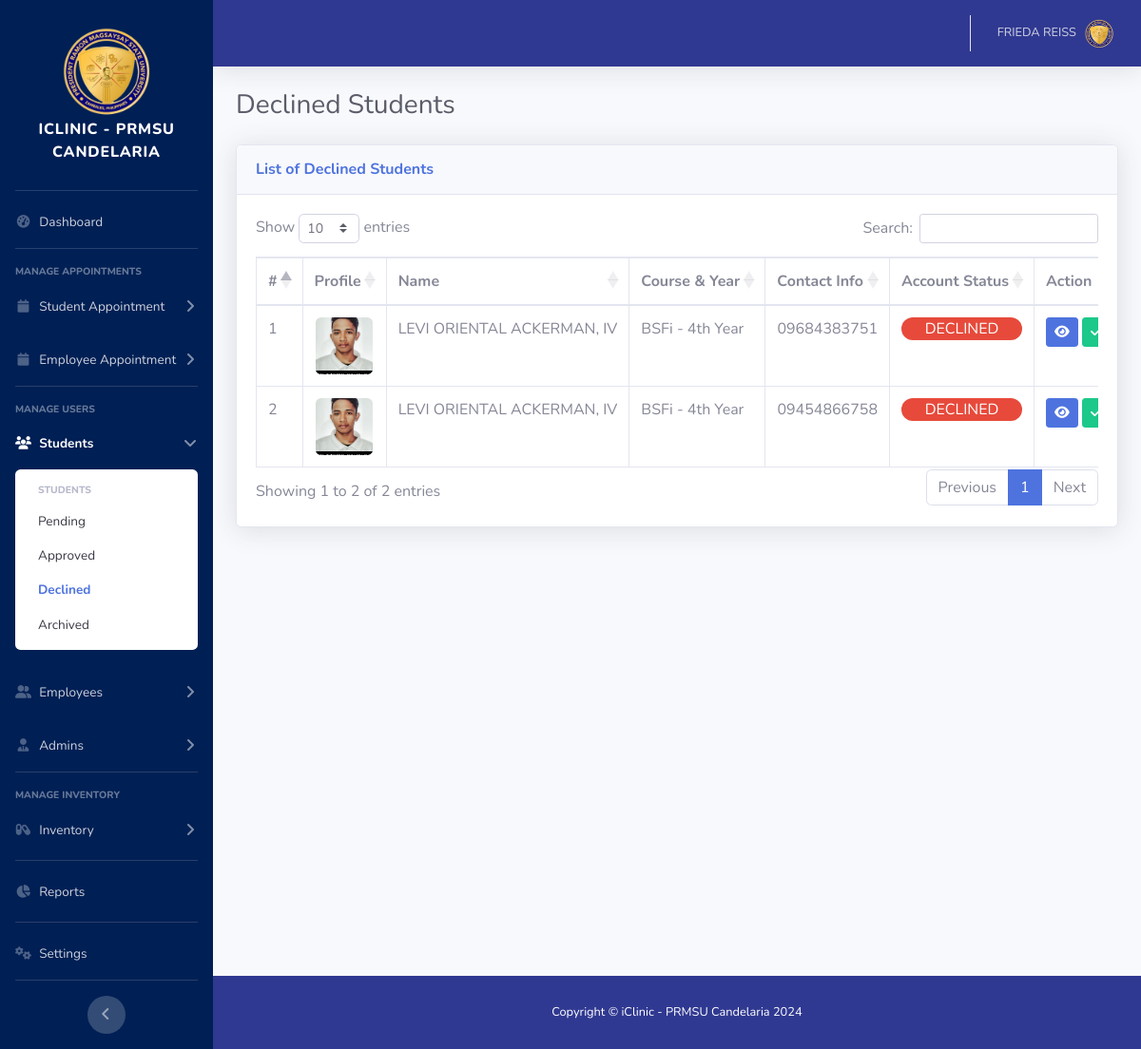
The app's page /admin/students-declined.php (signed in) with its own data.
### tables this page shows
CREATE TABLE `student_tbl` (
  `student_id` int(11) NOT NULL,
  `user_id` int(11) NOT NULL,
  `first_name` varchar(50) NOT NULL,
  `middle_name` varchar(50) NOT NULL,
  `last_name` varchar(50) NOT NULL,
  `suffix_name` varchar(20) NOT NULL,
  `birthdate` date NOT NULL,
  `age` int(10) NOT NULL,
  `sex` varchar(20) NOT NULL,
  `contact_no` varchar(12) NOT NULL,
  `personal_address` varchar(100) NOT NULL,
  `course` varchar(100) NOT NULL,
  `year_level` tinyint(5) NOT NULL,
  `emergency_contact_name` varchar(100) NOT NULL,
  `emergency_contact_no` varchar(12) NOT NULL,
  `emergency_contact_address` varchar(100) NOT NULL,
  `profile` varchar(255) NOT NULL,
  `deleted` tinyint(1) NOT NULL DEFAULT 0 COMMENT '1 = deleted, 0 = not deleted'
);

### admin/students-declined.php (the view, shortened to what this page needs)
<!DOCTYPE html>
<html lang="en">
<?php include './include/head.php'; ?>
<body id="page-top">
    <div id="wrapper">
        <?php include './include/sidebar.php'; ?>
        <div id="content-wrapper" class="d-flex flex-column">
            <div id="content">
                <?php include './include/topbar.php'; ?>
                <div class="container-fluid">
                    <div class="d-sm-flex align-items-center justify-content-between mb-4">
                        <h1 class="h3 mb-0 text-gray-800">Declined Students</h1>
                    </div>
                    <div class="row">
                        <div class="col-xl-12 col-lg-12">
                            <div class="card shadow mb-4">
                                <div class="card-header py-3 d-flex flex-row align-items-center justify-content-between">
                                    <h6 class="m-0 font-weight-bold text-primary">List of Declined Students</h6>
                                </div>
                                <div class="card-body">
                                    <div class="table-responsive">
                                        <table class="table table-bordered nowrap" id="myTable" width="100%" cellspacing="0">
                                            <thead class="">
                                                <tr>
                                                    <th scope="col">#</th>
                                                    <th scope="col">Profile</th>
                                                    <th scope="col">Name</th>
                                                    <th scope="col">Course & Year</th>
                                                    <th scope="col">Contact Info</th>
                                                    <th scope="col">Account Status</th>
                                                    <th scope="col">Action</th>
                                                </tr>
                                            </thead>
                                            <tbody>
                                            <?php
                                                require '../db/dbconn.php';
                                                $display_users = "SELECT st.*, ut.user_id, ut.no, ut.email, ut.role, ut.status
                                                                    FROM student_tbl st
                                                                    INNER JOIN user_tbl ut ON ut.user_id = st.user_id
                                                                    WHERE ut.status = 'DECLINED' AND ut.deleted = 0
                                                                    ";
                                                $sqlQuery = mysqli_query($con, $display_users) or die(mysqli_error($con));
                                                $counter = 1;
                                                while($row = mysqli_fetch_array($sqlQuery)){
                                                    $user_id = $row['user_id'];
                                                    $student_no = $row['no'];
                                                    $suffix_name = $row['suffix_name'];
                                                    if ($suffix_name == 'NA') {
                                                        $suffix = '';
                                                    }else{
                                                        $suffix = ', '.$suffix_name;
                                                    }
                                                    $contact = $row['contact_no'];
                                                    $course = $row['course'];
                                                    $yr = $row['year_level'];
                                                    if ($yr == 1) {
                                                        $year = "1st Year";
                                                    } elseif($yr == 2) {
                                                        $year = "2nd Year";
                                                    } elseif($yr == 3) {
                                                        $year = "3rd Year";
                                                    } elseif($yr == 4) {
                                                        $year = "4th Year";
                                                    }
                                                    $profile = $row['profile'];
                                                    $status = $row['status'];
                                                    if ($status == 'PENDING') {
                                                        $status_text = "<p class='badge-warning text-center rounded-pill'>PENDING</p>";
                                                    } elseif ($status == "APPROVED") {
                                                        $status_text = "<p class='badge-success text-center rounded-pill'>APPROVED</p>";
                                                    } elseif ($status == "DECLINED") {
                                                        $status_text = "<p class='badge-danger text-center rounded-pill'>DECLINED</p>";
                                                    }
                                                    $full_name = $row['first_name'] . ' ' . $row['middle_name'] . ' ' . $row['last_name'] . '' . $suffix;
                                            ?>
                                        <tr>
                                            <td class=""><?php echo $counter; ?></td>
                                            <td class="d-flex">
                                                <img class="mx-auto rounded" src="../img/profiles/<?php echo $profile; ?>" alt="Profile Picture" style="width: 60px; height: 60px; object-fit: cover;">
                                            </td>
                                            <td class=""><?php echo $full_name; ?></td>
                                            <td class=""><?php echo $course; ?> - <?php echo $year; ?></td>
                                            <td class=""><?php echo $contact; ?></td>
                                            <td class=""><?php echo $status_text; ?></td>
                                            <td class="text-center">
                                                <a class="btn btn-sm btn-primary" data-toggle="modal" data-target="#view_<?php echo $user_id; ?>"><i class="fa-solid fa-eye"></i></a>
                                                <a href="#" class="btn btn-sm btn-success approve-student-btn"
                                                   data-user-id="<?php echo $user_id; ?>"
                                                   data-user-name="<?php echo htmlspecialchars($full_name); ?>"
                                                   data-user-no="<?php echo htmlspecialchars($student_no); ?>"
                                                   data-user-contact="<?php echo htmlspecialchars($contact); ?>"
                                                   data-user-course="<?php echo htmlspecialchars($course); ?>">
                                                   <i class="fa-solid fa-check"></i>
                                                </a>
                                            </td>
                                        </tr>
                                        <?php
                                            $counter++;
                                        }
                                        ?>
                                        </tbody>
                                        </table>
                                    </div>
                                </div>
                            </div>
                        </div>
                    </div>
                </div>
            </div>
            <?php include './include/footer.php'; ?>
        </div>
    </div>
</body>
</html>

### records on screen
student_tbl: profile (picture), full_name "LEVI ORIENTAL ACKERMAN, IV", course "BSFi", year_level "4th Year", contact_no "09684383751"
student_tbl: profile (picture), full_name "LEVI ORIENTAL ACKERMAN, IV", course "BSFi", year_level "4th Year", contact_no "09454866758"

### other values on screen
$_SESSION['fullname'] "FRIEDA REISS"
